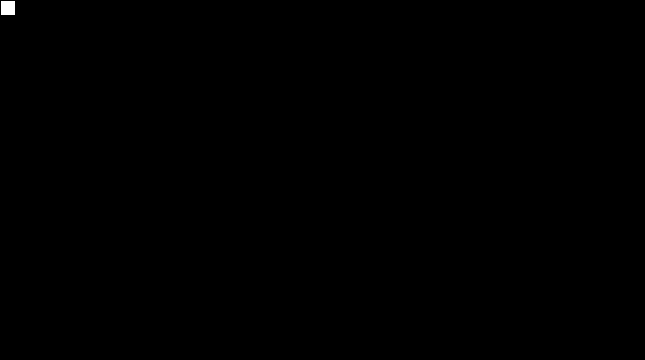
Frame 1 (no input)
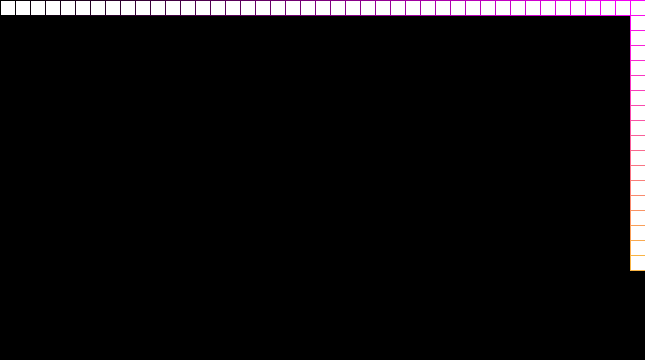
Frame 60 (the mouse pressed at the canvas centre just before this capture)
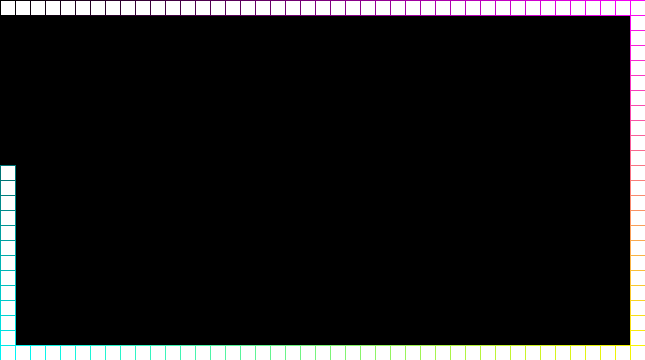
Frame 120 (the mouse held since frame 60 and released just before this capture)

The Processing sketch that drew these frames (run headless with seeded random() and noise(); from frame 60 on, the mouse is pressed at the canvas centre):

// Processing sketch: sketch_49_Square_Graph_Pattern
// ── sketch_49_Square_Graph_Pattern.pde
int x = 0;
int y = 0;
int state = 0;
int speed = 15;
int mod = 0;

int totalArea = 0;
int squareArea = 15*15;
int totalSquare = 0;
int count = 1;

void setup()
{
  size(645, 360);
background(0);
  totalArea = width * height;
  totalSquare = totalArea/squareArea;
}

void draw()
{ 
    
  float mapX = map(x, 0, width, 0, 255);
  float mapY = map(y, 0, height, 0, 255);
  strokeWeight(1);
  stroke(mapX, mapY, abs(mapX-mapY));
  //fill(mapX,mapY,abs(mapX-mapY));
  rect(x, y, 15, 15);

  if (count < totalSquare)
  {
    if (state == 0)
    {
      x+=speed;
      if (x >=width-mod-15)
      {
        state = 1;
      }
    } else if (state == 1)
    {
      y+=speed;
      if (y >=height-mod-15)
      {
        state = 2;
      }
    } else if (state == 2)
    {
      x-=speed;
      if (x <= mod)
      {
        state = 3;
      }
    } else if (state == 3)
    {
      y-=speed;
      if (y <= mod+15)
      {
        mod = mod+15;
        state = 0;
      }
    }
    x = constrain(x, 0, width-15);
    y = constrain(y, 0, height-15);
  }
  ++count;
}
